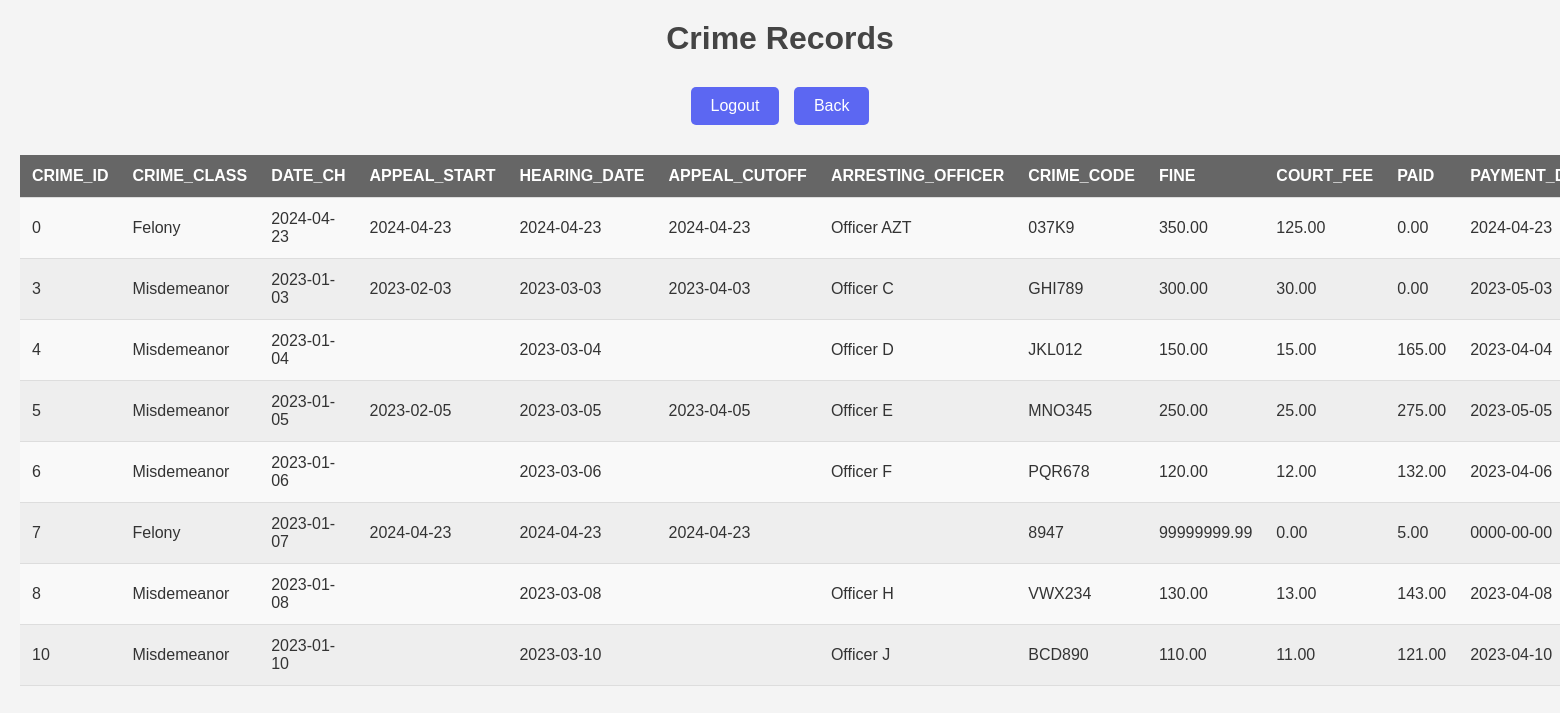
/crime_c.php, run on the app's committed database.
### tables this page shows
CREATE TABLE `crime` (
  `crime_id` int(11) NOT NULL,
  `crime_class` varchar(50) DEFAULT NULL,
  `date_ch` date DEFAULT NULL,
  `appeal_start` date DEFAULT NULL,
  `hearing_date` date DEFAULT NULL,
  `appeal_cutoff` date DEFAULT NULL,
  `arresting_officer` varchar(255) DEFAULT NULL,
  `crime_code` varchar(50) DEFAULT NULL,
  `fine` decimal(10,2) DEFAULT NULL,
  `court_fee` decimal(10,2) DEFAULT NULL,
  `paid` decimal(10,2) DEFAULT NULL,
  `payment_due` date DEFAULT NULL,
  `charge_status` varchar(50) DEFAULT NULL
);

### crime_c.php (the view, shortened to what this page needs)
<!DOCTYPE html>
<html lang="en">
<head>
    <link rel="stylesheet" href="static/css/style.css">
</head>
<body>
    <h1>Crime Records</h1>
    <button onclick="location.href='logout.php';">Logout</button>
    <button onclick="location.href='welcome_c.php';">Back</button>
    <?php
    $host = 'localhost';
    $dbname = 'precinct';
    $username = 'root';
    $password = '';
    $dsn = "mysql:host=$host;dbname=$dbname;charset=utf8mb4";
    $options = [
        PDO::ATTR_ERRMODE => PDO::ERRMODE_EXCEPTION,
        PDO::ATTR_DEFAULT_FETCH_MODE => PDO::FETCH_ASSOC,
        PDO::ATTR_EMULATE_PREPARES => false,
    ];
    try {
        $pdo = new PDO($dsn, $username, $password, $options);
    } catch (PDOException $e) {
        echo "Connection failed: " . $e->getMessage();
        exit;
    }
    $sql = 'SELECT * FROM crime';
    $stmt = $pdo->prepare($sql);
    $stmt->execute();
    $result = $stmt->fetchAll();
    if ($result) {
        echo "<table>";
        echo "<tr>";
        foreach ($result[0] as $key => $value) {
            echo "<th>$key</th>";
        }
        echo "</tr>";
        foreach ($result as $row) {
            echo "<tr>";
            foreach ($row as $cell) {
                echo "<td>$cell</td>";
            }
            echo "</tr>";
        }
        echo "</table>";
    } else {
        echo "0 results";
    }
    ?>
</body>
</html>

### static/css/style.css (style rules this page uses)
body { font-family: 'Arial', sans-serif; background-color: #f4f4f4; color: #333; margin: 0; padding: 20px; text-align: center; }
h1, h2 { color: #444; margin: 0 0 20px 0; }
button { background-color: #5c67f2; color: white; border: none; padding: 10px 20px; margin: 10px 5px; border-radius: 5px; cursor: pointer; font-size: 16px; transition: background-color 0.3s ease; }
table { width: 100%; margin: 20px 0; border-collapse: collapse; }
th, td { padding: 12px; text-align: left; border-bottom: 1px solid #ddd; }
th { background-color: #666; color: white; text-transform: uppercase; }
tr:nth-child(even) { background-color: #f9f9f9; }
tr:nth-child(odd) { background-color: #eee; }

### data on the page
crime: crime_id "0", crime_class "Felony", cell "2024-04-23", arresting_officer "Officer AZT", crime_code "037K9", fine "350.00", court_fee "125.00", paid "0.00"
crime: crime_id "3", crime_class "Misdemeanor", date_ch "2023-01-03", appeal_start "2023-02-03", hearing_date "2023-03-03", appeal_cutoff "2023-04-03", arresting_officer "Officer C", crime_code "GHI789", fine "300.00", court_fee "30.00", paid "0.00", payment_due "2023-05-03"
crime: crime_id "4", crime_class "Misdemeanor", date_ch "2023-01-04", hearing_date "2023-03-04", arresting_officer "Officer D", crime_code "JKL012", fine "150.00", court_fee "15.00", paid "165.00", payment_due "2023-04-04"
crime: crime_id "5", crime_class "Misdemeanor", date_ch "2023-01-05", appeal_start "2023-02-05", hearing_date "2023-03-05", appeal_cutoff "2023-04-05", arresting_officer "Officer E", crime_code "MNO345", fine "250.00", court_fee "25.00", paid "275.00", payment_due "2023-05-05"
crime: crime_id "6", crime_class "Misdemeanor", date_ch "2023-01-06", hearing_date "2023-03-06", arresting_officer "Officer F", crime_code "PQR678", fine "120.00", court_fee "12.00", paid "132.00", payment_due "2023-04-06"
crime: crime_id "7", crime_class "Felony", date_ch "2023-01-07", cell "2024-04-23", crime_code "8947", fine "99999999.99", court_fee "0.00", paid "5.00", payment_due "0000-00-00"
crime: crime_id "8", crime_class "Misdemeanor", date_ch "2023-01-08", hearing_date "2023-03-08", arresting_officer "Officer H", crime_code "VWX234", fine "130.00", court_fee "13.00", paid "143.00", payment_due "2023-04-08"
crime: crime_id "10", crime_class "Misdemeanor", date_ch "2023-01-10", hearing_date "2023-03-10", arresting_officer "Officer J", crime_code "BCD890", fine "110.00", court_fee "11.00", paid "121.00", payment_due "2023-04-10"

### other printed values
$key "CRIME_ID"
$key "CRIME_CLASS"
$key "DATE_CH"
$key "APPEAL_START"
$key "HEARING_DATE"
$key "APPEAL_CUTOFF"
$key "ARRESTING_OFFICER"
$key "CRIME_CODE"
$key "FINE"
$key "COURT_FEE"
$key "PAID"
